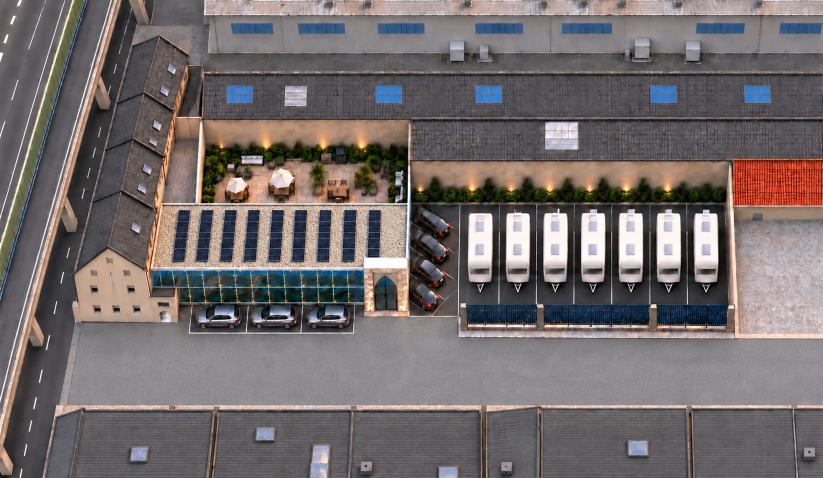
#> input picture neubau-video/assets/ref/neubau/bilder/ki_draufsicht_fertig.jpg, 1645 x 956 px (shown at 1/2 size)
$ python vergleich_phase3.py
#> lines starting #> are read from the running program, lines starting #| are printed output that depends on the picture
#!/usr/bin/env python3
"""Phase 3: Vergleichsblatt KI-/Architektenbild ↔ Blender (Moschee im Endzustand) → out/phase3/vergleich.jpg
    python3 tools/vergleich_phase3.py
"""
import os
from PIL import Image, ImageDraw, ImageFont

ROOT = os.path.join(os.path.dirname(os.path.abspath(__file__)), '..')
REF = os.path.join(ROOT, 'assets', 'ref', 'neubau', 'bilder')
OUT = os.path.join(ROOT, 'out', 'phase3')
F = lambda w, s: ImageFont.truetype(os.path.join(ROOT, 'assets', 'fonts', f'Montserrat-{w}.ttf'), s)
NAVY, GOLD = '#212242', '#CA9E4E'
PAARE = [('ki_draufsicht_fertig.jpg', None, 'ki_oben.png', 'Von oben'),
         ('ki_bau_roadmap_plakat.jpg', (0, 150, 1055, 672), 'ki_plakat.png', 'Schräg von vorn links (Bau-Roadmap)'),
         ('ki_schraeg_rote_markierungen.jpg', None, 'ki_schraeg.png', 'Schräg über der Gasse')]
W = 900; H = 506; KOPF = 56
blatt = Image.new('RGB', (2 * W + 60, len(PAARE) * (H + KOPF + 20) + 110), NAVY)
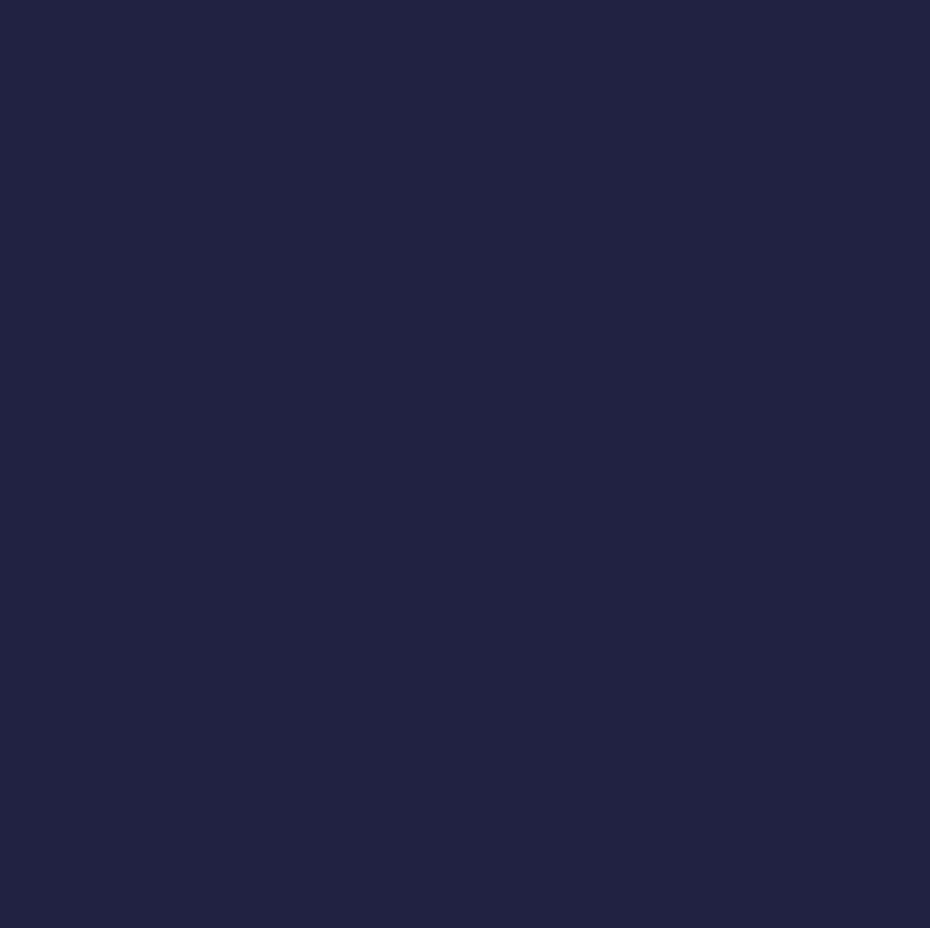
#> blatt: PIL image 1860x1856 RGB (shown at 1/2 size); mean R, G, B 33, 34, 66
d = ImageDraw.Draw(blatt)
d.text((20, 50), 'PHASE 3 · MOSCHEE: ENTWURFSBILD ↔ BLENDER', font=F(800, 36), fill=GOLD, anchor='lm')
for i, (ki, crop, render, titel) in enumerate(PAARE):
    y = 110 + i * (H + KOPF + 20)
    d.text((20, y + KOPF / 2), titel, font=F(700, 26), fill='#FFFFFF', anchor='lm')
    a = Image.open(os.path.join(REF, ki)).convert('RGB')
#> a is the input picture: PIL image 1645x956 RGB; mean R, G, B 115.5, 107.6, 107.7
    if crop:
        a = a.crop(crop)
    a = a.resize((W, H), Image.LANCZOS)
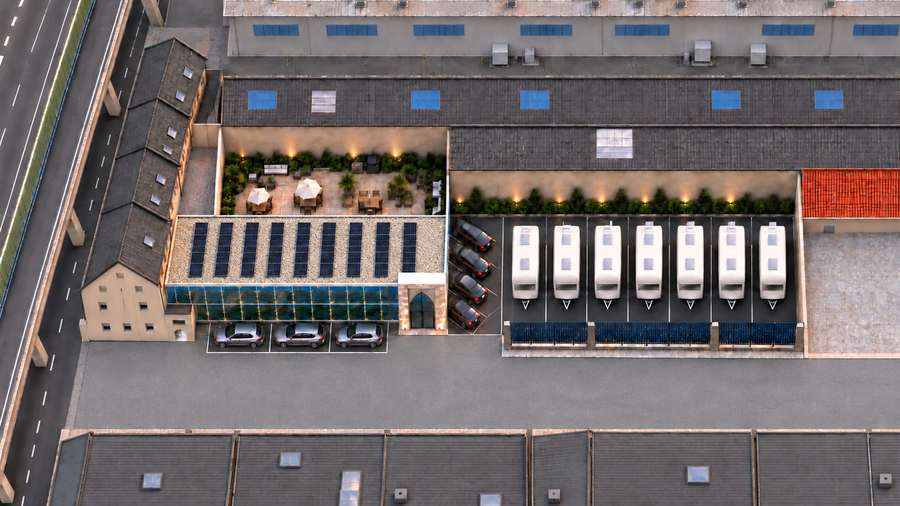
#> a: PIL image 900x506 RGB; mean R, G, B 115.5, 107.6, 107.7
#> (the run stopped early here; a loop or call above may not have finished)

$ run again, with neubau-video/assets/ref/neubau/bilder/ki_draufsicht_grundriss_teppich.jpg copied over neubau-video/assets/ref/neubau/bilder/ki_draufsicht_fertig.jpg
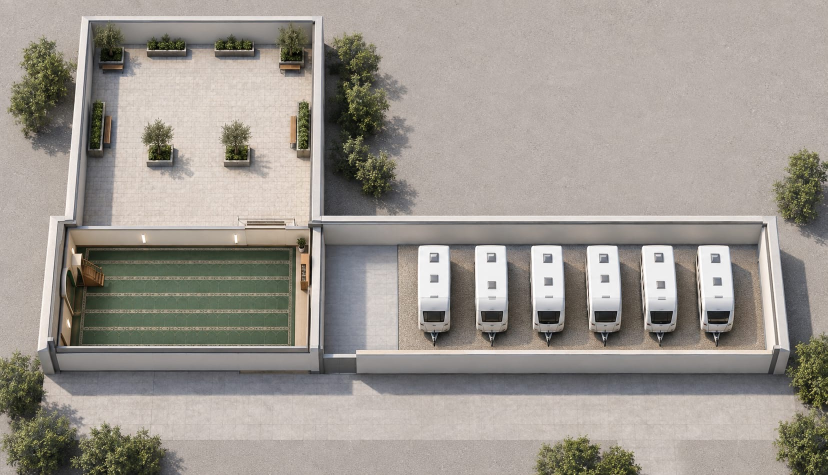
#> input picture neubau-video/assets/ref/neubau/bilder/ki_draufsicht_grundriss_teppich.jpg, 1655 x 950 px (shown at 1/2 size)
#> a is the input picture: PIL image 1655x950 RGB; mean R, G, B 156.7, 150.8, 143.6
#> `a = a.resize((W, H), Image.LANCZOS)`:
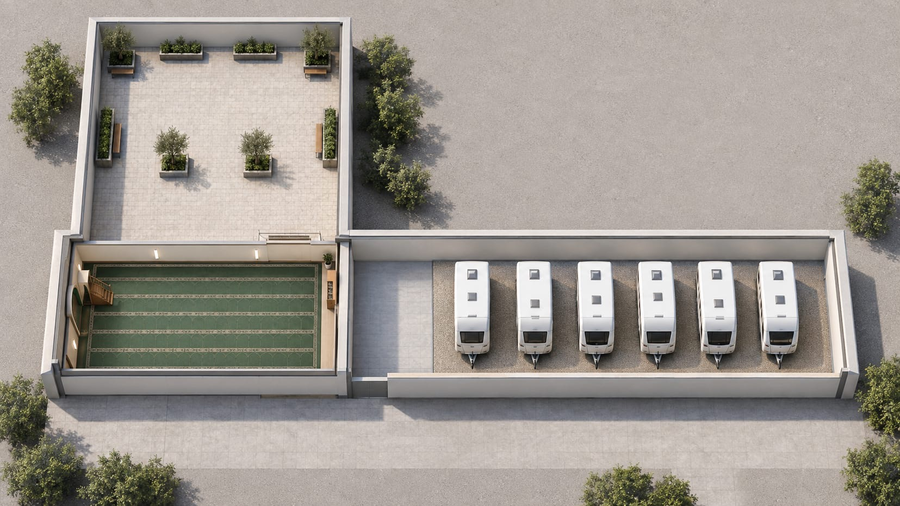
#> a: PIL image 900x506 RGB; mean R, G, B 156.7, 150.8, 143.6

$ run again, with neubau-video/assets/ref/neubau/bilder/ki_rohbau_beton.jpg copied over neubau-video/assets/ref/neubau/bilder/ki_draufsicht_fertig.jpg
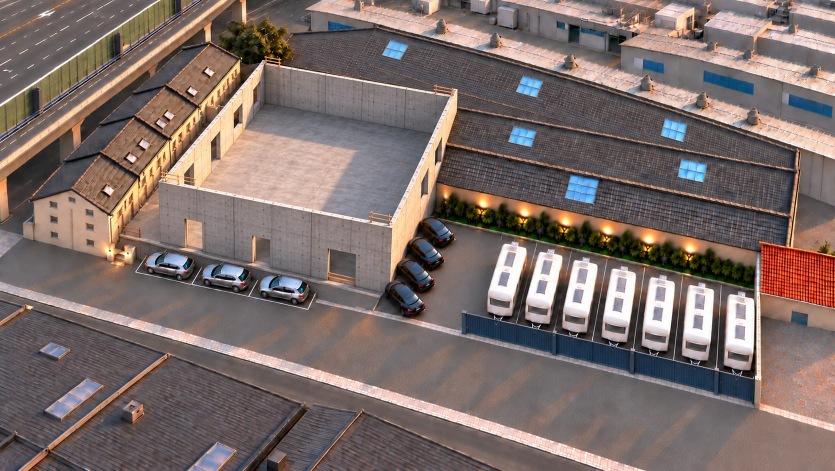
#> input picture neubau-video/assets/ref/neubau/bilder/ki_rohbau_beton.jpg, 1670 x 942 px (shown at 1/2 size)
#> a is the input picture: PIL image 1670x942 RGB; mean R, G, B 123.5, 109.1, 104.9
#> `a = a.resize((W, H), Image.LANCZOS)`:
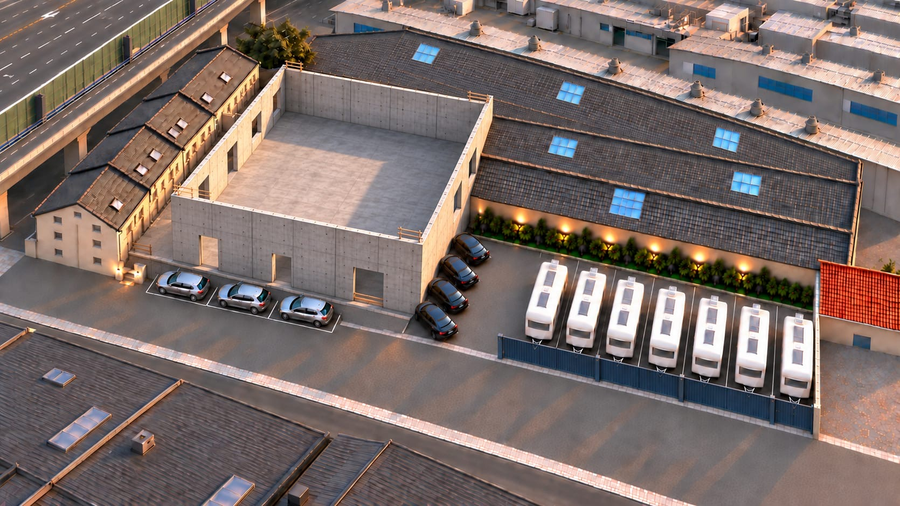
#> a: PIL image 900x506 RGB; mean R, G, B 123.5, 109.1, 104.9

$ run again, with neubau-video/assets/ref/neubau/bilder/ki_stufe1_aushub.jpg copied over neubau-video/assets/ref/neubau/bilder/ki_draufsicht_fertig.jpg
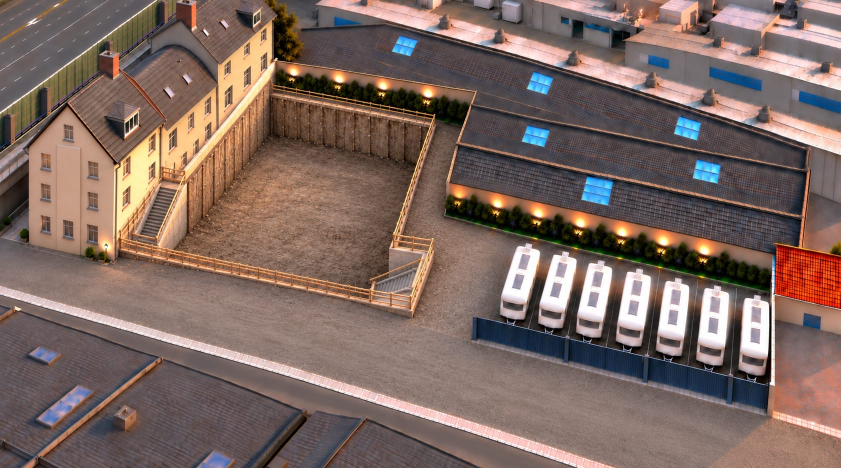
#> input picture neubau-video/assets/ref/neubau/bilder/ki_stufe1_aushub.jpg, 1681 x 936 px (shown at 1/2 size)
#> a is the input picture: PIL image 1681x936 RGB; mean R, G, B 125.5, 104.8, 97.4
#> `a = a.resize((W, H), Image.LANCZOS)`:
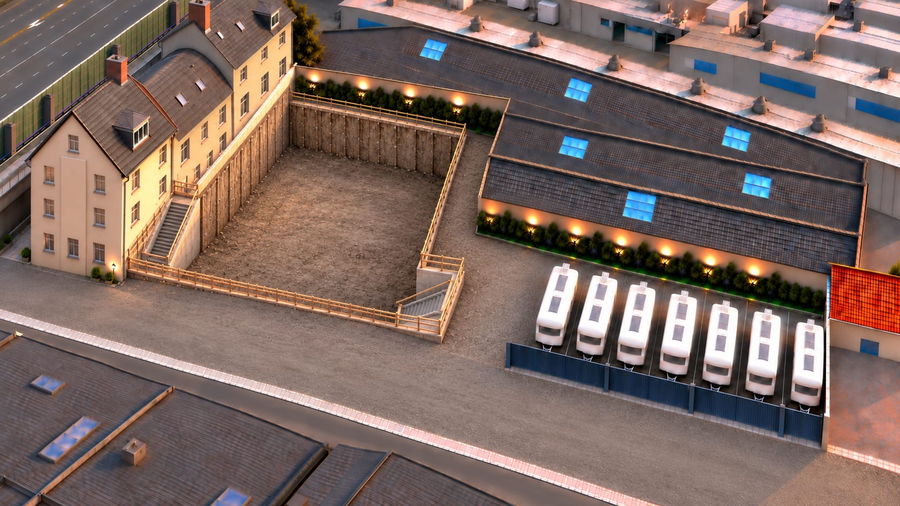
#> a: PIL image 900x506 RGB; mean R, G, B 125.5, 104.8, 97.4
